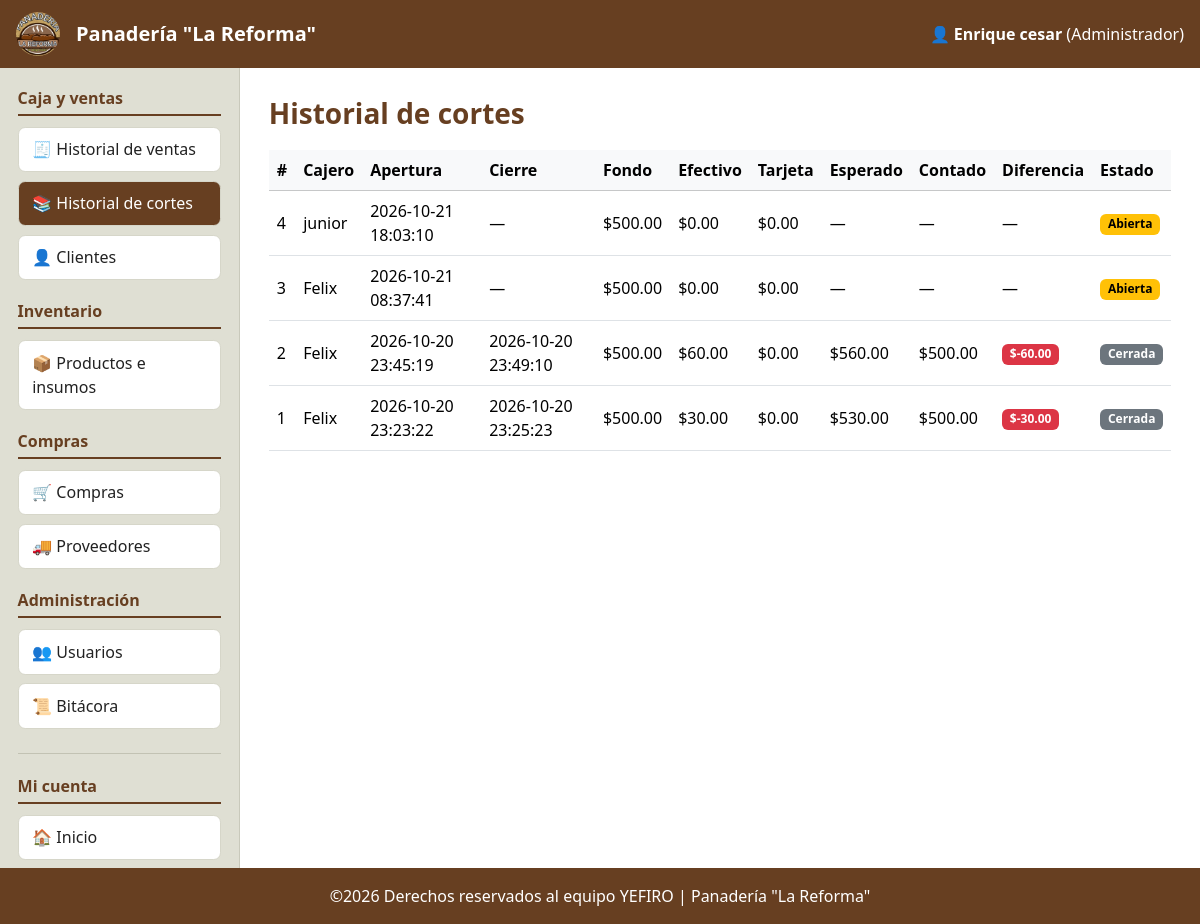
/data/modulos/caja/cortes.php (signed in), run on the app's committed database.
### tables this page shows
CREATE TABLE `usuarios` (
  `id_usuario` int(11) NOT NULL,
  `nombre` varchar(100) NOT NULL,
  `correo` varchar(100) NOT NULL,
  `clave_hash` varchar(255) NOT NULL,
  `rol` varchar(20) NOT NULL DEFAULT 'cajero',
  `activo` tinyint(1) NOT NULL DEFAULT 1,
  `fecha_registro` timestamp NOT NULL DEFAULT current_timestamp()
);

CREATE TABLE `cortes_caja` (
  `id_corte` int(11) NOT NULL,
  `id_usuario` int(11) NOT NULL,
  `fecha_apertura` datetime NOT NULL,
  `fondo_inicial` decimal(10,2) NOT NULL DEFAULT 0.00,
  `fecha_cierre` datetime DEFAULT NULL,
  `total_efectivo` decimal(10,2) NOT NULL DEFAULT 0.00,
  `total_tarjeta` decimal(10,2) NOT NULL DEFAULT 0.00,
  `efectivo_esperado` decimal(10,2) NOT NULL DEFAULT 0.00,
  `efectivo_contado` decimal(10,2) DEFAULT NULL,
  `diferencia` decimal(10,2) DEFAULT NULL,
  `estado` enum('abierta','cerrada') NOT NULL DEFAULT 'abierta'
);

### data/config/permisos.php (called while the page is built, shortened)
<?php
function roles() {
    return [
        'sistemas'      => 'Sistemas',
        'jefe'          => 'Jefe',
        'administrador' => 'Administrador',
        'cajero'        => 'Vendedor',
    ];
}
function nombre_rol($rol) {
    $r = roles();
    return $r[$rol] ?? $rol;
}
?>

### data/config/sesion.php (called while the page is built, shortened)
<?php
function requiere_login() {
    global $conn;
    $uid = (int)$_SESSION['uid'];
    $st = $conn->prepare("SELECT nombre, rol, activo FROM usuarios WHERE id_usuario = ?");
    $st->bind_param("i", $uid);
    $st->execute();
    $u = $st->get_result()->fetch_assoc();
}
function requiere_permiso($permiso) {
    requiere_login();
}
            ?>

### data/modulos/caja/cortes.php (the view, shortened to what this page needs)
<?php
require_once __DIR__ . '/../../config/inicio.php';
requiere_permiso('caja.todas');
$cortes = $conn->query("SELECT k.*, u.nombre AS cajero
                        FROM cortes_caja k JOIN usuarios u ON u.id_usuario = k.id_usuario
                        ORDER BY k.id_corte DESC LIMIT 100");
$titulo = "Historial de cortes";
include RUTA_INCLUDES . '/encabezado.php';
?>
<div class="table-responsive">
    <table class="table table-hover align-middle">
        <thead class="table-light">
            <tr><th>#</th><th>Cajero</th><th>Apertura</th><th>Cierre</th><th>Fondo</th><th>Efectivo</th>
                <th>Tarjeta</th><th>Esperado</th><th>Contado</th><th>Diferencia</th><th>Estado</th></tr>
        </thead>
        <tbody>
        <?php while ($c = $cortes->fetch_assoc()): ?>
            <tr>
                <td><?= $c['id_corte'] ?></td>
                <td><?= e($c['cajero']) ?></td>
                <td><?= e($c['fecha_apertura']) ?></td>
                <td><?= e($c['fecha_cierre'] ?? '—') ?></td>
                <td><?= dinero($c['fondo_inicial']) ?></td>
                <td><?= dinero($c['total_efectivo']) ?></td>
                <td><?= dinero($c['total_tarjeta']) ?></td>
                <td><?= $c['estado'] === 'cerrada' ? dinero($c['efectivo_esperado']) : '—' ?></td>
                <td><?= $c['estado'] === 'cerrada' ? dinero($c['efectivo_contado']) : '—' ?></td>
                <td>
                    <?php if ($c['estado'] === 'cerrada'): ?>
                        <span class="badge <?= (float)$c['diferencia'] == 0 ? 'text-bg-success' : 'text-bg-danger' ?>"><?= dinero($c['diferencia']) ?></span>
                    <?php else: ?>—<?php endif; ?>
                </td>
                <td><span class="badge <?= $c['estado'] === 'abierta' ? 'text-bg-warning' : 'text-bg-secondary' ?>"><?= $c['estado'] === 'abierta' ? 'Abierta' : 'Cerrada' ?></span></td>
            </tr>
        <?php endwhile; ?>
        </tbody>
    </table>
</div>
<?php include RUTA_INCLUDES . '/pie.php'; ?>

### data/includes/encabezado.php (shortened to what this page needs)
<!DOCTYPE html>
<html lang="es">
<head>
    <?= bootstrap_css() ?>
    <link rel="stylesheet" href="<?= url('assets/css/estilos.css') ?>?v=<?= filemtime(RUTA_RAIZ . '/assets/css/estilos.css') ?>">
</head>
<body>
    <header class="encabezado d-flex align-items-center px-3 py-2">
        <img src="<?= url(LOGO) ?>" alt="Logo" class="logo-encabezado">
        <span class="fs-5 fw-bold ms-3"><?= e(NOMBRE_SISTEMA) ?></span>
        <span class="ms-auto d-none d-md-inline">
            👤 <b><?= e($_SESSION['nombre']) ?></b> (<?= e(nombre_rol($_SESSION['rol'])) ?>)
        </span>
    </header>
    <div class="cuerpo">
        <?php include RUTA_INCLUDES . '/menu.php'; ?>
        <main class="contenido">
            <?php if (empty($sin_titulo)): ?>
                <h1 class="h3 titulo-pagina"><?= e($titulo) ?></h1>
            <?php endif; ?>

### data/assets/css/estilos.css (style rules this page uses)
:root { --cafe: #673f21; --cafe-oscuro: #4a2a12; --crema: #f1ebd8; --beige: #dfdfd3; }
body { min-height: 100vh; display: flex; flex-direction: column; background: #fff; }
.encabezado { background: var(--cafe); color: #fff; min-height: 68px; }
.logo-encabezado { width: 44px; height: 44px; border-radius: 50%; object-fit: cover; }
.cuerpo { flex: 1; display: flex; }
.contenido { flex: 1; padding: 1.8rem; min-width: 0; }
.titulo-pagina { color: var(--cafe); font-weight: 700; margin-bottom: 1.2rem; }

### data on the page
usuarios: rol "Administrador"
cortes_caja: id_corte "4", id_usuario.nombre "junior", fecha_apertura "2026-10-21 18:03:10", fecha_cierre "—", fondo_inicial "$500.00", total_efectivo "$0.00", total_tarjeta "$0.00", estado "Abierta"
cortes_caja: id_corte "3", id_usuario.nombre "Felix", fecha_apertura "2026-10-21 08:37:41", fecha_cierre "—", fondo_inicial "$500.00", total_efectivo "$0.00", total_tarjeta "$0.00", estado "Abierta"
cortes_caja: id_corte "2", id_usuario.nombre "Felix", fecha_apertura "2026-10-20 23:45:19", fecha_cierre "2026-10-20 23:49:10", fondo_inicial "$500.00", total_efectivo "$60.00", total_tarjeta "$0.00", efectivo_esperado "$560.00", efectivo_contado "$500.00", diferencia "$-60.00", estado "Cerrada"
cortes_caja: id_corte "1", id_usuario.nombre "Felix", fecha_apertura "2026-10-20 23:23:22", fecha_cierre "2026-10-20 23:25:23", fondo_inicial "$500.00", total_efectivo "$30.00", total_tarjeta "$0.00", efectivo_esperado "$530.00", efectivo_contado "$500.00", diferencia "$-30.00", estado "Cerrada"

### other printed values
NOMBRE_SISTEMA "Panadería \"La Reforma\""
$_SESSION['nombre'] "Enrique cesar"
$nombreGrupo "Caja y ventas"
$i[1] "🧾"
$i[2] "Historial de ventas"
$i[1] "📚"
$i[2] "Historial de cortes"
$i[1] "👤"
$i[2] "Clientes"
$nombreGrupo "Inventario"
$i[1] "📦"
$i[2] "Productos e insumos"
$nombreGrupo "Compras"
$i[1] "🛒"
$i[2] "Compras"
